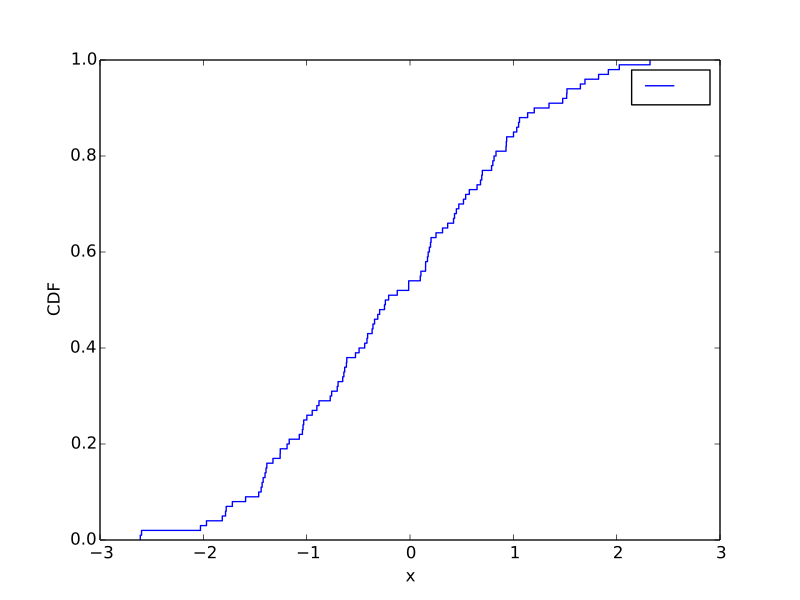

The script that drew this image:
from matplotlib.pyplot import *
import pylayers.util.pyutil as pyu
from scipy import *
import matplotlib.pylab as plt
x = randn(100)
pyu.cdf(x)
